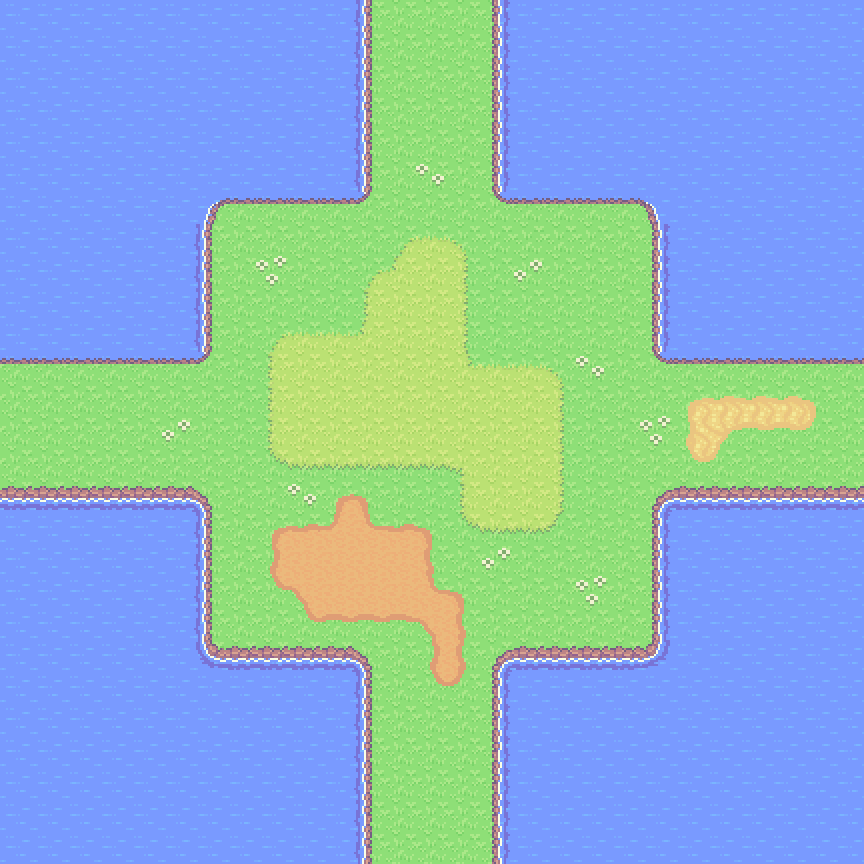

This is a level from a 2D game, rendered from its Tiled map with the project's own tilesets. A one-line summary and the complete map file follow:
An orthogonal 27x27 tile map with 32x32 px tiles, 3 tile layers (Water, Ground, Details), 2 tilesets.

<map version="1.2" tiledversion="1.2.0" orientation="orthogonal" renderorder="right-down" width="27" height="27" tilewidth="32" tileheight="32" infinite="0" nextlayerid="4" nextobjectid="1">
 <tileset firstgid="1" source="ground.tsx" />
 <tileset firstgid="361" source="outdoor.tsx" />
 <layer id="1" name="Water" width="27" height="27" locked="1">
  <data encoding="csv">
62,62,62,62,62,62,62,62,62,62,62,62,62,62,62,62,62,62,62,62,62,62,62,62,62,62,62,
62,62,62,62,62,62,62,62,62,62,62,62,62,62,62,62,62,62,62,62,62,62,62,62,62,62,62,
62,62,62,62,62,62,62,62,62,62,62,62,62,62,62,62,62,62,62,62,62,62,62,62,62,62,62,
62,62,62,62,62,62,62,62,62,62,62,62,62,62,62,62,62,62,62,62,62,62,62,62,62,62,62,
62,62,62,62,62,62,62,62,62,62,62,62,62,62,62,62,62,62,62,62,62,62,62,62,62,62,62,
62,62,62,62,62,62,62,62,62,62,62,62,62,62,62,62,62,62,62,62,62,62,62,62,62,62,62,
62,62,62,62,62,62,62,62,62,62,62,62,62,62,62,62,62,62,62,62,62,62,62,62,62,62,62,
62,62,62,62,62,62,62,62,62,62,62,62,62,62,62,62,62,62,62,62,62,62,62,62,62,62,62,
62,62,62,62,62,62,62,62,62,62,62,62,62,62,62,62,62,62,62,62,62,62,62,62,62,62,62,
62,62,62,62,62,62,62,62,62,62,62,62,62,62,62,62,62,62,62,62,62,62,62,62,62,62,62,
62,62,62,62,62,62,62,62,62,62,62,62,62,62,62,62,62,62,62,62,62,62,62,62,62,62,62,
62,62,62,62,62,62,62,62,62,17,62,62,62,62,62,62,62,62,62,62,62,62,62,62,62,62,62,
62,62,62,62,62,62,62,62,62,62,62,62,62,62,62,62,62,62,62,62,62,62,62,62,62,62,62,
62,62,62,62,62,62,62,62,62,62,62,62,62,62,62,62,62,62,62,62,62,62,62,62,62,62,62,
62,62,62,62,62,62,62,62,62,62,62,62,62,62,62,62,62,62,62,62,62,62,62,62,62,62,62,
62,62,62,62,62,62,62,62,62,62,62,62,62,62,62,62,62,62,62,62,62,62,62,62,62,62,62,
62,62,62,62,62,62,62,62,62,62,62,62,62,62,62,62,62,62,62,62,62,62,62,62,62,62,62,
62,62,62,62,62,62,62,62,62,62,62,62,62,62,62,62,62,62,62,62,62,62,62,62,62,62,62,
62,62,62,62,62,62,62,62,62,62,62,62,62,62,62,62,62,62,62,62,62,62,62,62,62,62,62,
62,62,62,62,62,62,62,62,62,62,62,62,62,62,62,62,62,62,62,62,62,62,62,62,62,62,62,
62,62,62,62,62,62,62,62,62,62,62,62,62,62,62,62,62,62,62,62,62,62,62,62,62,62,62,
62,62,62,62,62,62,62,62,62,62,62,62,62,62,62,62,62,62,62,62,62,62,62,62,62,62,62,
62,62,62,62,62,62,62,62,62,62,62,62,62,62,62,62,62,62,62,62,62,62,62,62,62,62,62,
62,62,62,62,62,62,62,62,62,62,62,62,62,62,62,62,62,62,62,62,62,62,62,62,62,62,62,
62,62,62,62,62,62,62,62,62,62,62,62,62,62,62,62,62,62,62,62,62,62,62,62,62,62,62,
62,62,62,62,62,62,62,62,62,62,62,62,62,62,62,62,62,62,62,62,62,62,62,62,62,62,62,
62,62,62,62,62,62,62,62,62,62,62,62,62,62,62,62,62,62,62,62,62,62,62,62,62,62,62
</data>
 </layer>
 <layer id="2" name="Ground" width="27" height="27" locked="1">
  <data encoding="csv">
0,0,0,0,0,0,0,0,0,0,0,17,17,17,17,17,0,0,0,0,0,0,0,0,0,0,0,
0,0,0,0,0,0,0,0,0,0,0,17,17,17,17,17,0,0,0,0,0,0,0,0,0,0,0,
0,0,0,0,0,0,0,0,0,0,0,17,17,17,17,17,0,0,0,0,0,0,0,0,0,0,0,
0,0,0,0,0,0,0,0,0,0,0,17,17,17,17,17,0,0,0,0,0,0,0,0,0,0,0,
0,0,0,0,0,0,0,0,0,0,0,17,17,17,17,17,0,0,0,0,0,0,0,0,0,0,0,
0,0,0,0,0,0,0,0,0,0,0,17,17,17,17,17,0,0,0,0,0,0,0,0,0,0,0,
0,0,0,0,0,0,17,17,17,17,17,17,17,17,17,17,17,17,17,17,17,0,0,0,0,0,0,
0,0,0,0,0,0,17,17,17,17,17,17,17,17,17,17,17,17,17,17,17,0,0,0,0,0,0,
0,0,0,0,0,0,17,17,17,17,17,17,17,17,17,17,17,17,17,17,17,0,0,0,0,0,0,
0,0,0,0,0,0,17,17,17,17,17,17,17,17,17,17,17,17,17,17,17,0,0,0,0,0,0,
0,0,0,0,0,0,17,17,17,17,17,17,17,17,17,17,17,17,17,17,17,0,0,0,0,0,0,
17,17,17,17,17,17,17,17,17,17,17,17,17,17,17,17,17,17,17,17,17,17,17,17,17,17,17,
17,17,17,17,17,17,17,17,17,17,17,17,17,17,17,17,17,17,17,17,17,17,17,17,17,17,17,
17,17,17,17,17,17,17,17,17,17,17,17,17,17,17,17,17,17,17,17,17,17,17,17,17,17,17,
17,17,17,17,17,17,17,17,17,17,17,17,17,17,17,17,17,17,17,17,17,17,17,17,17,17,17,
17,17,17,17,17,17,17,17,17,17,17,17,17,17,17,17,17,17,17,17,17,17,17,17,17,17,17,
0,0,0,0,0,0,17,17,17,17,17,17,17,17,17,17,17,17,17,17,17,0,0,0,0,0,0,
0,0,0,0,0,0,17,17,17,17,17,17,17,17,17,17,17,17,17,17,17,0,0,0,0,0,0,
0,0,0,0,0,0,17,17,17,17,17,17,17,17,17,17,17,17,17,17,17,0,0,0,0,0,0,
0,0,0,0,0,0,17,17,17,17,17,17,17,17,17,17,17,17,17,17,17,0,0,0,0,0,0,
0,0,0,0,0,0,17,17,17,17,17,17,17,17,17,17,17,17,17,17,17,0,0,0,0,0,0,
0,0,0,0,0,0,0,0,0,0,0,17,17,17,17,17,0,0,0,0,0,0,0,0,0,0,0,
0,0,0,0,0,0,0,0,0,0,0,17,17,17,17,17,0,0,0,0,0,0,0,0,0,0,0,
0,0,0,0,0,0,0,0,0,0,0,17,17,17,17,17,0,0,0,0,0,0,0,0,0,0,0,
0,0,0,0,0,0,0,0,0,0,0,17,17,17,17,17,0,0,0,0,0,0,0,0,0,0,0,
0,0,0,0,0,0,0,0,0,0,0,17,17,17,17,17,0,0,0,0,0,0,0,0,0,0,0,
0,0,0,0,0,0,0,0,0,0,0,17,17,17,17,17,0,0,0,0,0,0,0,0,0,0,0
</data>
 </layer>
 <layer id="3" name="Details" width="27" height="27">
  <data encoding="csv">
0,0,0,0,0,0,0,0,0,0,0,108,0,0,0,106,0,0,0,0,0,0,0,0,0,0,0,
0,0,0,0,0,0,0,0,0,0,0,108,0,0,0,106,0,0,0,0,0,0,0,0,0,0,0,
0,0,0,0,0,0,0,0,0,0,0,108,0,0,0,106,0,0,0,0,0,0,0,0,0,0,0,
0,0,0,0,0,0,0,0,0,0,0,108,0,0,0,106,0,0,0,0,0,0,0,0,0,0,0,
0,0,0,0,0,0,0,0,0,0,0,108,0,0,0,106,0,0,0,0,0,0,0,0,0,0,0,
0,0,0,0,0,0,0,0,0,0,0,108,0,364,0,106,0,0,0,0,0,0,0,0,0,0,0,
0,0,0,0,0,0,110,122,122,122,122,123,0,0,0,121,122,122,122,122,109,0,0,0,0,0,0,
0,0,0,0,0,0,108,0,0,0,0,0,136,137,138,0,0,0,0,0,106,0,0,0,0,0,0,
0,0,0,0,0,0,108,0,380,0,0,136,155,152,153,0,379,0,0,0,106,0,0,0,0,0,0,
0,0,0,0,0,0,108,0,0,0,0,151,152,152,153,0,0,0,0,0,106,0,0,0,0,0,0,
0,0,0,0,0,0,108,0,136,137,137,155,152,152,153,0,0,0,0,0,106,0,0,0,0,0,0,
122,122,122,122,122,122,123,0,151,152,152,152,152,152,154,137,137,138,364,0,121,122,122,122,122,122,122,
0,0,0,0,0,0,0,0,151,152,152,152,152,152,152,152,152,153,0,0,0,186,187,187,187,188,0,
0,0,0,0,0,379,0,0,151,152,152,152,152,152,152,152,152,153,0,0,380,201,189,217,217,218,0,
0,0,0,0,0,0,0,0,166,167,167,167,167,167,140,152,152,153,0,0,0,216,218,0,0,0,0,
92,92,92,92,92,92,93,0,0,364,141,143,0,0,151,152,152,153,0,0,91,92,92,92,92,92,92,
0,0,0,0,0,0,108,0,141,142,160,159,142,143,166,167,167,168,0,0,106,0,0,0,0,0,0,
0,0,0,0,0,0,108,0,156,157,157,157,157,158,0,379,0,0,0,0,106,0,0,0,0,0,0,
0,0,0,0,0,0,108,0,171,145,157,157,157,159,143,0,0,0,380,0,106,0,0,0,0,0,0,
0,0,0,0,0,0,108,0,0,171,172,172,172,145,158,0,0,0,0,0,106,0,0,0,0,0,0,
0,0,0,0,0,0,95,92,92,92,92,93,0,156,158,91,92,92,92,92,94,0,0,0,0,0,0,
0,0,0,0,0,0,0,0,0,0,0,108,0,171,173,106,0,0,0,0,0,0,0,0,0,0,0,
0,0,0,0,0,0,0,0,0,0,0,108,0,0,0,106,0,0,0,0,0,0,0,0,0,0,0,
0,0,0,0,0,0,0,0,0,0,0,108,0,0,0,106,0,0,0,0,0,0,0,0,0,0,0,
0,0,0,0,0,0,0,0,0,0,0,108,0,0,0,106,0,0,0,0,0,0,0,0,0,0,0,
0,0,0,0,0,0,0,0,0,0,0,108,0,0,0,106,0,0,0,0,0,0,0,0,0,0,0,
0,0,0,0,0,0,0,0,0,0,0,108,0,0,0,106,0,0,0,0,0,0,0,0,0,0,0
</data>
 </layer>
</map>
